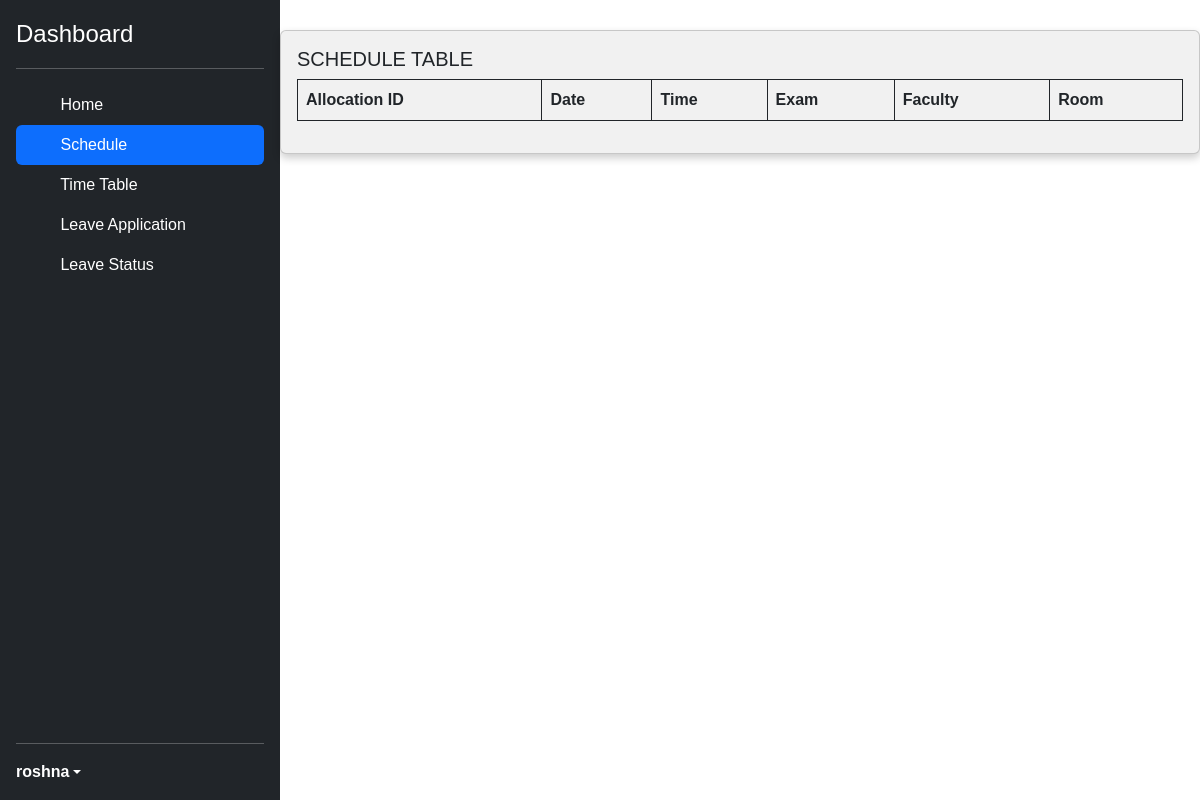
The page /user/schedule.php (signed in) on the database as committed earlier.
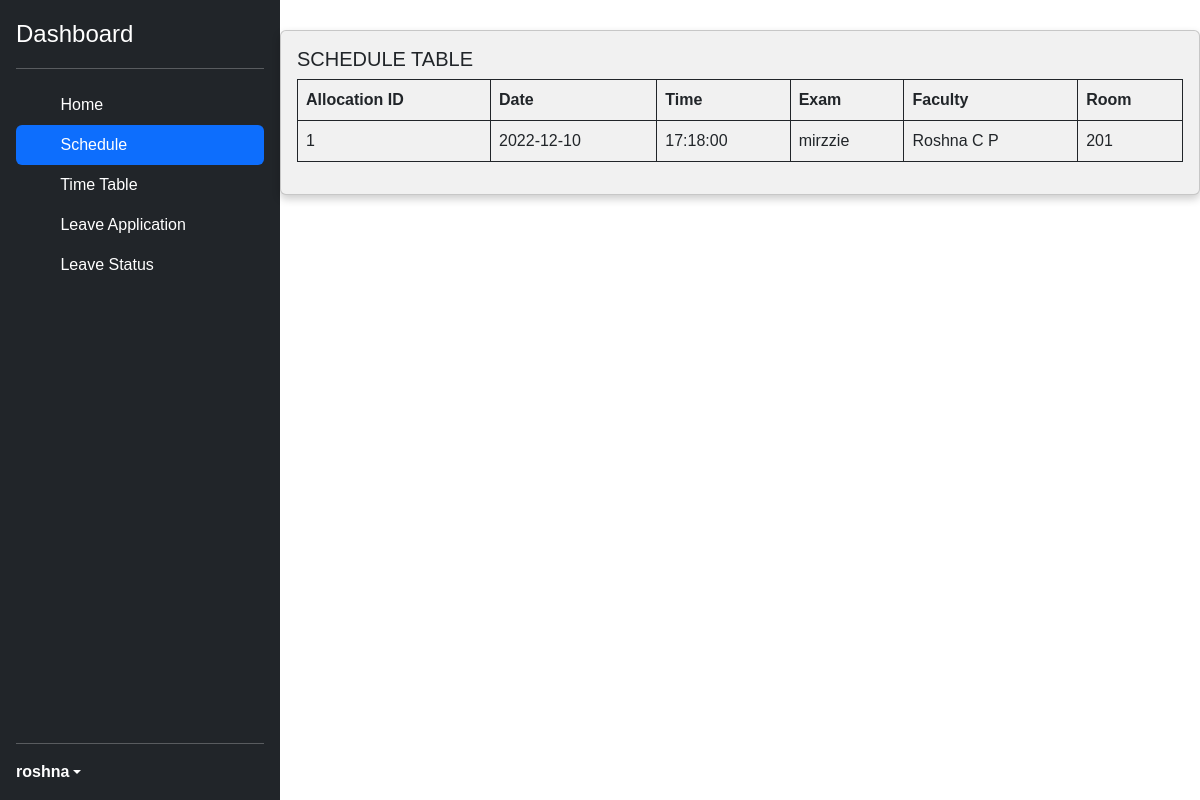
The same page on the database as committed later.
### tables this page shows
CREATE TABLE IF NOT EXISTS `alloc_tb` (
  `al_id` int(11) NOT NULL AUTO_INCREMENT,
  `table_id` int(11) NOT NULL,
  `class_id` int(11) NOT NULL,
  `fid` int(11) NOT NULL,
  PRIMARY KEY (`al_id`),
  KEY `class` (`class_id`),
  KEY `table_id` (`table_id`),
  KEY `fac` (`fid`)
);

CREATE TABLE IF NOT EXISTS `x_table_tb` (
  `table_id` int(11) NOT NULL AUTO_INCREMENT,
  `sub_id` int(11) NOT NULL,
  `exam_id` int(11) NOT NULL,
  `x_date` date NOT NULL,
  `time` time NOT NULL,
  PRIMARY KEY (`table_id`),
  KEY `sub` (`sub_id`) USING BTREE,
  KEY `Foreign key` (`exam_id`)
);

CREATE TABLE IF NOT EXISTS `exam_tb` (
  `exam_id` int(11) NOT NULL AUTO_INCREMENT,
  `exam_name` varchar(100) NOT NULL,
  `start_date` date NOT NULL,
  `end_date` date NOT NULL,
  `sem_id` int(11) NOT NULL,
  `status` int(11) NOT NULL,
  PRIMARY KEY (`exam_id`),
  KEY `semID` (`sem_id`)
);

CREATE TABLE IF NOT EXISTS `fac_tb` (
  `fid` int(11) NOT NULL AUTO_INCREMENT,
  `fname` varchar(100) NOT NULL,
  `phone` bigint(20) NOT NULL,
  `des_id` int(11) NOT NULL,
  `depid` int(11) NOT NULL,
  `uname` varchar(35) NOT NULL,
  `passw` varchar(20) NOT NULL,
  `status` int(11) NOT NULL,
  PRIMARY KEY (`fid`),
  KEY `des_id` (`des_id`),
  KEY `dep` (`depid`)
);

CREATE TABLE IF NOT EXISTS `classroom_tb` (
  `class_id` int(11) NOT NULL AUTO_INCREMENT,
  `room_no` varchar(20) NOT NULL,
  PRIMARY KEY (`class_id`)
);

### user/schedule.php (the view, shortened to what this page needs)
<?php
$uname = $_SESSION['uname'];
?>
<!doctype html>
<html lang="en">
  <head>
    <link href="../assets/css/bootstrap.min.css" rel="stylesheet">
  <link href="../assets/css/sidebars.css" rel="stylesheet">
  </head>
  <body>
<main class="d-flex flex-nowrap" style="height: 990px;" >
  <div class="d-flex flex-column flex-shrink-0 p-3 text-bg-dark" style="width: 280px;">
  <div class="d-flex align-items-center mb-3 mb-md-0 me-md-auto text-white text-decoration-none">
      <span class="fs-4">Dashboard</span>
    </div>
    <hr>
       <ul class="nav nav-pills flex-column mb-auto">
      <li class="nav-item">
        <a href="user_dash.php" class="nav-link text-white">
          <svg class="bi pe-none me-2" width="16" height="16"><use xlink:href="#home"/></svg>
          Home
        </a>
      </li>
      <li>
        <a href="schedule.php" class="nav-link active" aria-current="page">
          <svg class="bi pe-none me-2" width="16" height="16"><use xlink:href="#speedometer2"/></svg>
          Schedule
        </a>
      </li>
      <li>
        <a href="timetable.php" class="nav-link text-white">
          <svg class="bi pe-none me-2" width="16" height="16"><use xlink:href="#table"/></svg>
          Time Table
        </a>
      </li>
      <li>
        <a href="leave_application.php" class="nav-link text-white">
          <svg class="bi pe-none me-2" width="16" height="16"><use xlink:href="#grid"/></svg>
          Leave Application
        </a>
      </li>
      <li>
        <a href="leave_status.php" class="nav-link text-white" >
          <svg class="bi pe-none me-2" width="16" height="16"><use xlink:href="#people-circle"/></svg>
            Leave Status
        </a>
      </li>
    </ul>
    <hr>
    <div class="dropdown">
      <a href="#" class="d-flex align-items-center text-white text-decoration-none dropdown-toggle" data-bs-toggle="dropdown" aria-expanded="false">
        <strong><?php echo $uname;?></strong>
      </a>
    </div>
  </div>
  <div class="d-flex flex-column flex-grow-1" style="padding-top : 30px;">
  <div class="card">
    <div class="card-body">
        <h5 class="card-title">SCHEDULE TABLE</h5>
      <table id="data_table" class="table table-bordered border-dark">
		<thead>
			<tr>
      <th>Allocation ID</th>
      <th>Date</th>
      <th>Time</th>
      <th>Exam</th>
      <th>Faculty</th>
      <th>Room</th>
     </tr>
		</thead>
		<tbody>
			<?php
      include '../server.php';
      $sql_query = "SELECT al_id,x_table_tb.x_date,x_table_tb.time, exam_tb.exam_name, alloc_tb.fid, fac_tb.fname, classroom_tb.room_no FROM alloc_tb LEFT JOIN (
        x_table_tb LEFT JOIN exam_tb
        ON exam_tb.exam_id = x_table_tb.exam_id)
        ON alloc_tb.table_id =x_table_tb.table_id
        LEFT JOIN fac_tb
        ON alloc_tb.fid = fac_tb.fid
        LEFT JOIN classroom_tb
        ON classroom_tb.class_id = alloc_tb.class_id";
			$resultset = mysqli_query($conn, $sql_query) or die("database error:". mysqli_error($conn));
			while( $row = mysqli_fetch_assoc($resultset) ) {
			?>
			   <tr id="<?php echo $row ['al_id']; ?>">
                <td><?php echo $row ['al_id']; ?></td>
                <td><?php echo $row ['x_date']; ?></td>
                <td><?php echo $row ['time']; ?></td>
                <td><?php echo $row ['exam_name']; ?></td>
                <td><?php echo $row ['fname']; ?></td>
                <td><?php echo $row ['room_no']; ?></td>
            </tr>
            <?php } ?>
		</tbody>
		</table>
    </div>
  </div>
</div>
</main>
</body>
</html>

Rows that differ between the two databases and show on the page:
added alloc_tb: al_id "1", table.x_date "2022-12-10", table.time "17:18:00", exam_tb.exam_name "mirzzie", fid.fname "Roshna C P", class.room_no "201"
